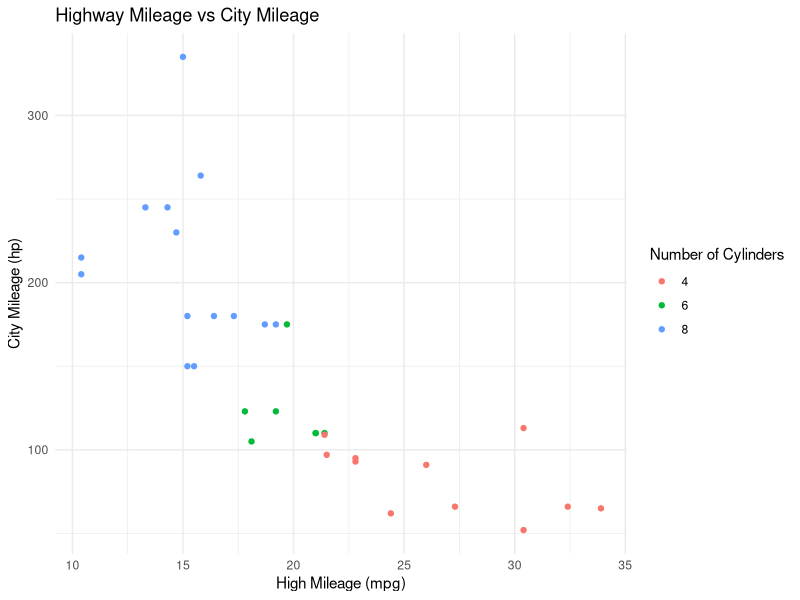
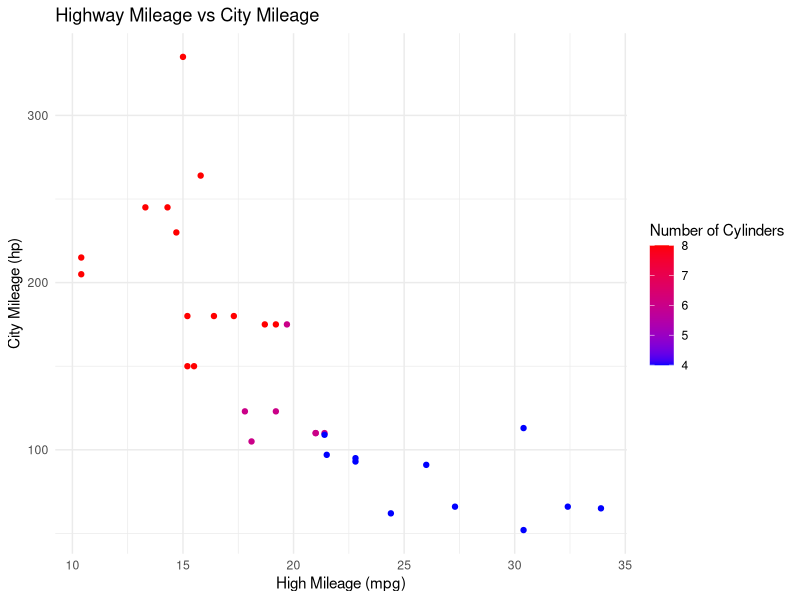

The R script that drew these images, in order:
install.packages("ggplot2")  # Only install once
library(ggplot2)
data(mtcars)

# Categorical color scale
ggplot(mtcars, aes(x = mpg, y = hp, color = factor(cyl))) +
  geom_point() +
  labs(title = "Highway Mileage vs City Mileage",
       x = "High Mileage (mpg)",
       y = "City Mileage (hp)",
       color = "Number of Cylinders") +
  theme_minimal()

# Sequential color scale
ggplot(mtcars, aes(x = mpg, y = hp, color = cyl)) +
  geom_point() +
  labs(title = "Highway Mileage vs City Mileage",
       x = "High Mileage (mpg)",
       y = "City Mileage (hp)",
       color = "Number of Cylinders") +
  scale_color_gradient(low = "blue", high = "red") +
  theme_minimal()

